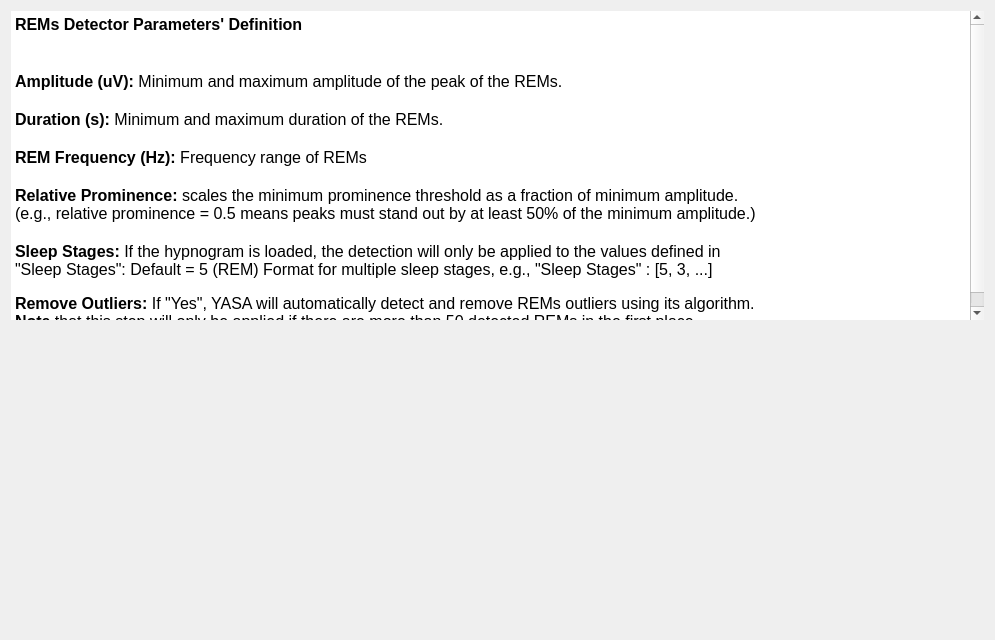
<?xml version="1.0" encoding="UTF-8"?>
<ui version="4.0">
 <class>ParametersDescription</class>
 <widget class="QWidget" name="ParametersDescription">
  <property name="geometry">
   <rect>
    <x>0</x>
    <y>0</y>
    <width>995</width>
                <height>640</height>
   </rect>
  </property>
  <property name="windowTitle">
   <string>Form</string>
  </property>
  <property name="styleSheet">
   <string notr="true">font: 10pt &quot;Roboto-Regular&quot;; QLabel {background-color: rgb(255, 255, 255);}</string>
  </property>
  <layout class="QVBoxLayout" name="verticalLayout_4">
   <item>
    <layout class="QGridLayout" name="gridLayout">
     <item row="0" column="0">
      <widget class="QTextEdit" name="textEdit">
       <property name="frameShape">
        <enum>QFrame::Shape::NoFrame</enum>
       </property>
       <property name="frameShadow">
        <enum>QFrame::Shadow::Plain</enum>
       </property>
       <property name="lineWidth">
        <number>0</number>
       </property>
       <property name="readOnly">
        <bool>true</bool>
       </property>
       <property name="html">
        <string>&lt;!DOCTYPE HTML PUBLIC &quot;-//W3C//DTD HTML 4.0//EN&quot; &quot;http://www.w3.org/TR/REC-html40/strict.dtd&quot;&gt;
&lt;html&gt;&lt;head&gt;&lt;meta name=&quot;qrichtext&quot; content=&quot;1&quot; /&gt;&lt;meta charset=&quot;utf-8&quot; /&gt;&lt;style type=&quot;text/css&quot;&gt;
p, li { white-space: pre-wrap; }
hr { height: 1px; border-width: 0; }
li.unchecked::marker { content: &quot;\2610&quot;; }
li.checked::marker { content: &quot;\2612&quot;; }
&lt;/style&gt;&lt;/head&gt;&lt;body style=&quot; font-family:'Roboto-Regular'; font-size:10pt; font-weight:400; font-style:normal;&quot;&gt;
&lt;p style=&quot; margin-top:0px; margin-bottom:0px; margin-left:0px; margin-right:0px; -qt-block-indent:0; text-indent:0px;&quot;&gt;&lt;span style=&quot; font-size:12pt; font-weight:700;&quot;&gt;REMs Detector Parameters' Definition&lt;/span&gt;&lt;/p&gt;
&lt;p style=&quot;-qt-paragraph-type:empty; margin-top:0px; margin-bottom:0px; margin-left:0px; margin-right:0px; -qt-block-indent:0; text-indent:0px; font-size:12pt; font-weight:700;&quot;&gt;&lt;br /&gt;&lt;/p&gt;
&lt;p style=&quot;-qt-paragraph-type:empty; margin-top:0px; margin-bottom:0px; margin-left:0px; margin-right:0px; -qt-block-indent:0; text-indent:0px; font-size:12pt; font-weight:700;&quot;&gt;&lt;br /&gt;&lt;/p&gt;
&lt;p style=&quot; margin-top:0px; margin-bottom:0px; margin-left:0px; margin-right:0px; -qt-block-indent:0; text-indent:0px;&quot;&gt;&lt;span style=&quot; font-size:12pt; font-weight:700;&quot;&gt;Amplitude (uV): &lt;/span&gt;&lt;span style=&quot; font-size:12pt;&quot;&gt;Minimum and maximum amplitude of the peak of the REMs.&lt;/span&gt;&lt;/p&gt;
&lt;p style=&quot;-qt-paragraph-type:empty; margin-top:0px; margin-bottom:0px; margin-left:0px; margin-right:0px; -qt-block-indent:0; text-indent:0px; font-size:12pt; font-weight:700;&quot;&gt;&lt;br /&gt;&lt;/p&gt;
&lt;p style=&quot; margin-top:0px; margin-bottom:0px; margin-left:0px; margin-right:0px; -qt-block-indent:0; text-indent:0px;&quot;&gt;&lt;span style=&quot; font-size:12pt; font-weight:700;&quot;&gt;Duration (s): &lt;/span&gt;&lt;span style=&quot; font-size:12pt;&quot;&gt;Minimum and maximum duration of the REMs.&lt;/span&gt;&lt;/p&gt;
&lt;p style=&quot;-qt-paragraph-type:empty; margin-top:0px; margin-bottom:0px; margin-left:0px; margin-right:0px; -qt-block-indent:0; text-indent:0px; font-size:12pt; font-weight:700;&quot;&gt;&lt;br /&gt;&lt;/p&gt;
&lt;p style=&quot; margin-top:0px; margin-bottom:0px; margin-left:0px; margin-right:0px; -qt-block-indent:0; text-indent:0px;&quot;&gt;&lt;span style=&quot; font-size:12pt; font-weight:700;&quot;&gt;REM Frequency (Hz): &lt;/span&gt;&lt;span style=&quot; font-size:12pt;&quot;&gt;Frequency range of REMs&lt;/span&gt;&lt;/p&gt;
&lt;p style=&quot;-qt-paragraph-type:empty; margin-top:0px; margin-bottom:0px; margin-left:0px; margin-right:0px; -qt-block-indent:0; text-indent:0px; font-size:12pt; font-weight:700;&quot;&gt;&lt;br /&gt;&lt;/p&gt;
&lt;p style=&quot; margin-top:0px; margin-bottom:0px; margin-left:0px; margin-right:0px; -qt-block-indent:0; text-indent:0px;&quot;&gt;&lt;span style=&quot; font-size:12pt; font-weight:700;&quot;&gt;Relative Prominence: &lt;/span&gt;&lt;span style=&quot; font-size:12pt;&quot;&gt;scales the minimum prominence threshold as a fraction of minimum amplitude.&lt;br /&gt;(e.g., relative prominence = 0.5 means peaks must stand out by at least 50% of the minimum amplitude.)&lt;/span&gt;&lt;/p&gt;
&lt;p style=&quot;-qt-paragraph-type:empty; margin-top:0px; margin-bottom:0px; margin-left:0px; margin-right:0px; -qt-block-indent:0; text-indent:0px; font-size:12pt; font-weight:700;&quot;&gt;&lt;br /&gt;&lt;/p&gt;
&lt;p style=&quot; margin-top:0px; margin-bottom:0px; margin-left:0px; margin-right:0px; -qt-block-indent:0; text-indent:0px;&quot;&gt;&lt;span style=&quot; font-size:12pt; font-weight:700;&quot;&gt;Sleep Stages: &lt;/span&gt;&lt;span style=&quot; font-size:12pt;&quot;&gt;If the hypnogram is loaded, the detection will only be applied to the values defined in&lt;br /&gt;&amp;quot;Sleep Stages&amp;quot;: Default = 5 (REM) Format for multiple sleep stages, e.g., &amp;quot;Sleep Stages&amp;quot; : [5, 3, ...]&lt;/span&gt;&lt;/p&gt;
&lt;p style=&quot;-qt-paragraph-type:empty; margin-top:0px; margin-bottom:0px; margin-left:0px; margin-right:0px; -qt-block-indent:0; text-indent:0px;&quot;&gt;&lt;br /&gt;&lt;/p&gt;
&lt;p style=&quot; margin-top:0px; margin-bottom:0px; margin-left:0px; margin-right:0px; -qt-block-indent:0; text-indent:0px;&quot;&gt;&lt;span style=&quot; font-size:12pt; font-weight:700;&quot;&gt;Remove Outliers: &lt;/span&gt;&lt;span style=&quot; font-size:12pt;&quot;&gt;If &amp;quot;Yes&amp;quot;, YASA will automatically detect and remove REMs outliers using its algorithm.&lt;br /&gt;&lt;/span&gt;&lt;span style=&quot; font-size:12pt; font-weight:600;&quot;&gt;Note&lt;/span&gt;&lt;span style=&quot; font-size:12pt;&quot;&gt; that this step will only be applied if there are more than 50 detected REMs in the first place.&lt;/span&gt;&lt;/p&gt;&lt;/body&gt;&lt;/html&gt;</string>
       </property>
      </widget>
     </item>
     <item row="1" column="0">
      <spacer name="verticalSpacer">
       <property name="orientation">
        <enum>Qt::Orientation::Vertical</enum>
       </property>
       <property name="sizeHint" stdset="0">
        <size>
         <width>20</width>
         <height>40</height>
        </size>
       </property>
      </spacer>
     </item>
    </layout>
   </item>
  </layout>
 </widget>
 <resources>
  <include location="../../../../../snooz-toolbox/src/main/python/ui/themes/themes.qrc"/>
 </resources>
 <connections/>
 <slots>
  <slot>on_choose()</slot>
  <slot>on_input_format_changed()</slot>
 </slots>
</ui>
